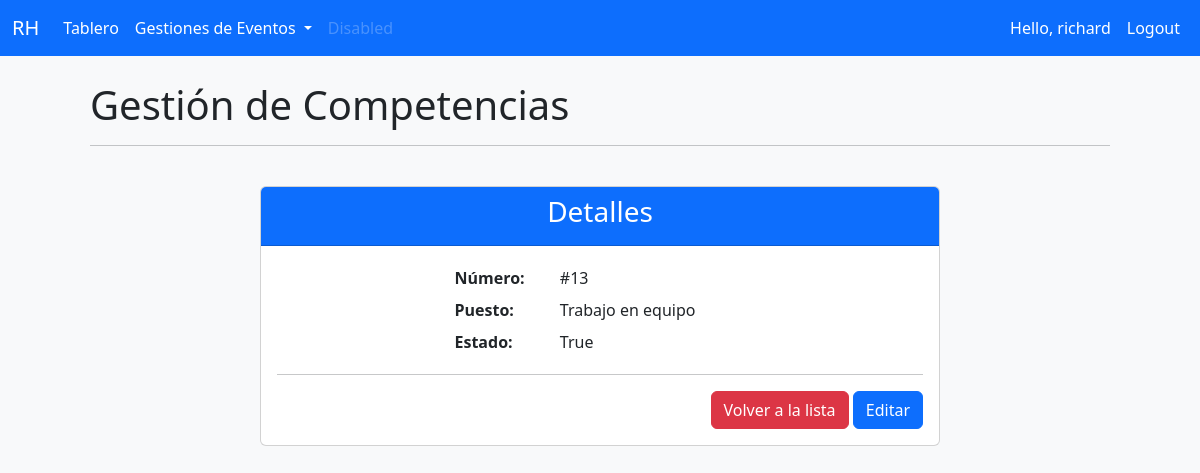
Page /Detallescompe/13/ (signed in) on the committed database.
### msrh/models.py (models this page shows)
class Compentencia(models.Model):
    id = models.AutoField(auto_created=True ,primary_key= True, serialize=False,verbose_name='ID')
    descripCompetencia = models.CharField(max_length=200, null=True, verbose_name="Competencia")
    estado = models.BooleanField(default=False, verbose_name="Disponible")
    def __str__(self):
        return self.descripCompetencia

### msrh/decorators.py (the view)
        def wrapper_func(request, *args, **kwargs):
            group = None
            if request.user.groups.exists():
                group = request.user.groups.all()[0].name
            if group in allowed_roles:
                return view_func(request, *args, **kwargs)
            else:
                return HttpResponse('No estas autorizado para ver la pagina')

### msrh/views.py (called while the page is built)
@login_required(login_url='login')
@allowed_users(allowed_roles=['admin'])
def detail_Compe(request, pk):
    compe = Compentencia.objects.get(id=pk)
    context = {'compe':compe}
    return render(request, 'msrh/CRUD/Detallescompe.html', context)

### msrh/templates/msrh/CRUD/Detallescompe.html
{% extends 'msrh/main.html' %}
{% block content %}
<h1>Gestión de Competencias</h1>
<hr><br>
<div class="card col-md-8 offset-md-2">
    <div class="card-header text-center bg-primary text-white">
     <h3>Detalles</h3>
    </div>
    <div class="card-body">
            <div class="container col-md-6 col-lg-13">
                <table class="table table-borderless table-sm table-hover table-responsive">
                    <tr>
                        <th>Número: </th>
                        <td>#{{compe.id}}</td>
                    </tr>
                    <tr>
                        <th>Puesto: </th>
                        <td>{{compe}}</td>
                    </tr>
                    <tr>
                        <th>Estado: </th>
                        <td>{{compe.estado}}</td>
                    </tr>
                  </table>
    </div>
    <hr>
                <div class="modal-footer">
                <div class="bd-example">
                <a href="{% url 'competencia' %}" class="btn btn-danger">Volver a la lista</a>
                <a href="{% url 'Editarcompe' compe.id %}" class="btn btn-primary">Editar</a>
            </div>
        </div>
    </div>
  </div>
{% endblock %}

### msrh/templates/msrh/navbar/navbarADMIN.html (shortened to what this page needs)
{% load static %}
<nav class="navbar navbar-expand-lg navbar-dark bg-primary fixed-top">
    <div class="container-fluid">
      <a class="navbar-brand" href="#">RH</a>
      <div class="collapse navbar-collapse" id="navbarSupportedContent">
        <ul class="navbar-nav me-auto mb-2 mb-lg-0">
          <li class="nav-item">
            <a class="nav-link active" aria-current="page" href="{% url 'home' %}">Tablero</a>
          </li>
          {% if request.user.is_staff %}
          <li class="nav-item dropdown" >
            <a class="nav-link dropdown-toggle active" href="#" role="button" data-bs-toggle="dropdown" aria-expanded="false">
              Gestiones de Eventos
            </a>
          </li>
        {% endif %}
          <li class="nav-item">
            <a class="nav-link disabled">Disabled</a>
          </li>
        </ul>
        <div class="d-flex" >
          <ul class="navbar-nav me-auto mb-2 mb-lg-0">
            <li class="nav-item">
              <span class="nav-link active">Hello, {{request.user}}</span>
            </li>
            <li class="nav-item">
              <a class="nav-link active" aria-current="page" href="{% url 'logout' %}">Logout</a>
            </li>
          </ul>
        </div>
      </div>
    </div>
  </nav>

### rows in the picture
Compentencia: id "13", descripCompetencia "Trabajo en equipo", estado "True"

### other values in the picture
{{ request.user }} "richard"
